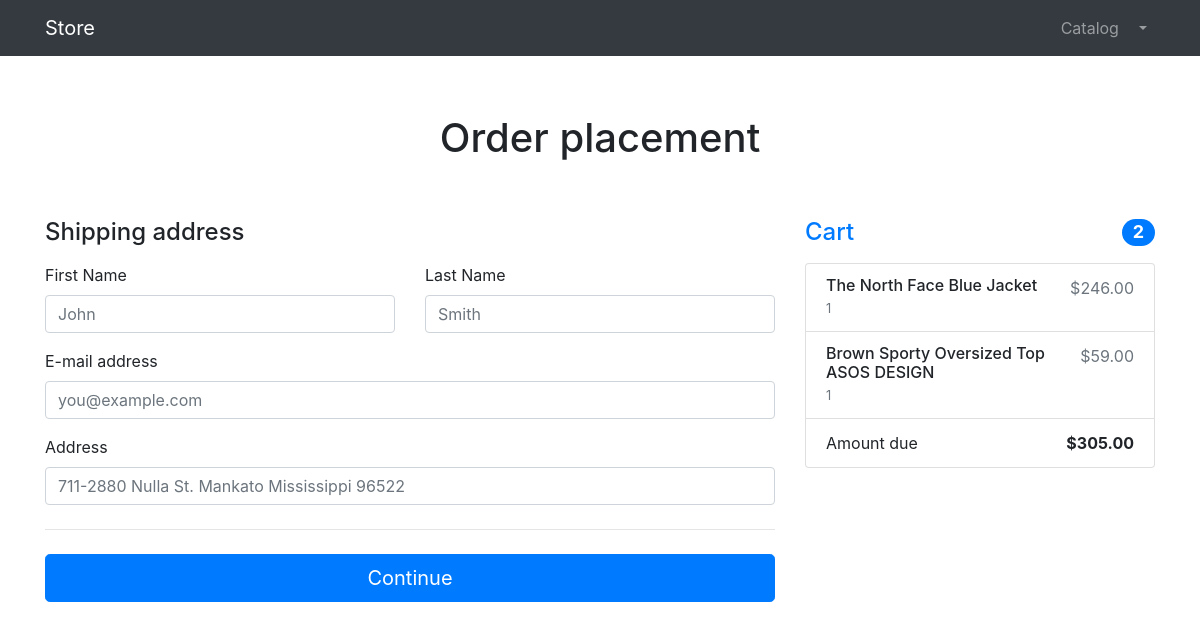
Screenshot of /orders/order-create/ (signed in) with the database file from the repository.
### products/models.py (models this page shows, shortened)
class Basket(models.Model):
    user = models.ForeignKey(to=User, on_delete=models.CASCADE)
    product = models.ForeignKey(to=Product, on_delete=models.CASCADE)
    quantity = models.PositiveIntegerField(default=0)
    created_timestamp = models.DateTimeField(auto_now_add=True)
    objects = BasketQuerySet.as_manager()
    def sum(self):
        return self.product.price * self.quantity

class Product(models.Model):
    name = models.CharField(max_length=128)
    description = models.TextField()
    price = models.DecimalField(max_digits=10, decimal_places=2)
    quantity = models.PositiveIntegerField(default=0)
    image = models.ImageField(upload_to='products_images')
    stripe_product_price_id = models.CharField(max_length=128, null=True, blank=True)
    category = models.ForeignKey(to=ProductCategory, on_delete=models.CASCADE)
    class Meta:
        verbose_name = 'Product'
        verbose_name_plural = 'Products'

### orders/views.py (the view, shortened to what this page needs)
# urls.py: path('order-create/', OrderCreateView.as_view(), name='order_create'),
class OrderCreateView(TitleMixin, CreateView):
    template_name = 'orders/order-create.html'
    form_class = OrderForm
    success_url = reverse_lazy('orders:order_create')
    title = 'Store - Order placement'

### orders/forms.py
class OrderForm(forms.ModelForm):
    first_name = forms.CharField(widget=forms.TextInput(attrs={'class': 'form-control', 'placeholder': 'John'}))
    last_name = forms.CharField(widget=forms.TextInput(attrs={'class': 'form-control', 'placeholder': 'Smith'}))
    email = forms.EmailField(widget=forms.EmailInput(attrs={'class': 'form-control', 'placeholder': 'you@example.com'}))
    address = forms.CharField(widget=forms.TextInput(attrs={
        'class': 'form-control',
        'placeholder': '711-2880 Nulla St. Mankato Mississippi 96522'
    }))
    class Meta:
        model = Order
        fields = ('first_name', 'last_name', 'email', 'address')

### common/views.py (called while the page is built)
    def get_context_data(self, **kwargs):
        context = super(TitleMixin, self).get_context_data(**kwargs)
        context['title'] = self.title
        return context

### products/context_processors.py (called while the page is built)
def baskets(request):
    user = request.user
    return {'baskets': Basket.objects.filter(user=user) if user.is_authenticated else []}

### products/models.py (called while the page is built)
    def total_sum(self):
        return sum(basket.sum() for basket in self)

    def total_quantity(self):
        return sum(basket.quantity for basket in self)

### orders/templates/orders/order-create.html (shortened to what this page needs)
{% extends 'products/base.html' %}
{% load humanize %}
{% block content %}
<section>
    <div class="alert alert-warning text-center" role="alert">
    </div>
    <div class="container">
        <div class="py-5 text-center">
            <h1>Order placement</h1>
        </div>
        <div class="row g-5">
            <div class="col-md-5 col-lg-4 order-md-last">
                <h4 class="d-flex justify-content-between align-items-center mb-3">
                    <span class="text-primary">Cart</span>
                    <span class="badge badge-primary badge-pill text-white">{{ baskets.total_quantity }}</span>
                </h4>
                <ul class="list-group mb-3">
                    {% for basket in baskets %}
                        <li class="list-group-item d-flex justify-content-between lh-sm">
                        <div>
                            <h6 class="my-0">{{ basket.product.name }}</h6>
                            <small class="text-muted">{{ basket.quantity }}</small>
                        </div>
                        <span class="text-muted">${{ basket.sum| intcomma }}</span>
                    </li>
                    {% endfor %}
                    <li class="list-group-item d-flex justify-content-between">
                        <span>Amount due</span>
                        <strong>${{ baskets.total_sum| intcomma }}</strong>
                    </li>
                </ul>
            </div>
            <div class="col-md-7 col-lg-8">
                <h4 class="mb-3">Shipping address</h4>
                <form action="{% url 'orders:order_create' %}" method="post">
                    <div class="row g-3">
                        <div class="col-sm-6">
                            <label for="{{ form.first_name.id_for_label }}" class="form-label">First Name</label>
                            {{ form.first_name }}
                        </div>
                        <div class="col-sm-6">
                            <label for="{{ form.last_name.id_for_label }}" class="form-label">Last Name</label>
                            {{ form.last_name }}
                        </div>
                        <div class="col-12 mt-3">
                            <label for="{{ form.email.id_for_label }}" class="form-label">E-mail address</label>
                            {{ form.email }}
                        </div>
                        <div class="col-12 mt-3">
                            <label for="{{ form.address.id_for_label }}" class="form-label">Address</label>
                            {{ form.address }}
                        </div>
                    </div>
                    <hr class="my-4">
                    <button class="w-100 btn btn-primary btn-lg" type="submit">Continue</button>
                </form>
            </div>
        </div>
    </div>
</section>
{% endblock %}

### rows the page displays
Basket: total_quantity "2", product.name "The North Face Blue Jacket", quantity "1", sum "246.00", total_sum "305.00"
Basket: product.name "Brown Sporty Oversized Top ASOS DESIGN", quantity "1", sum "59.00"
